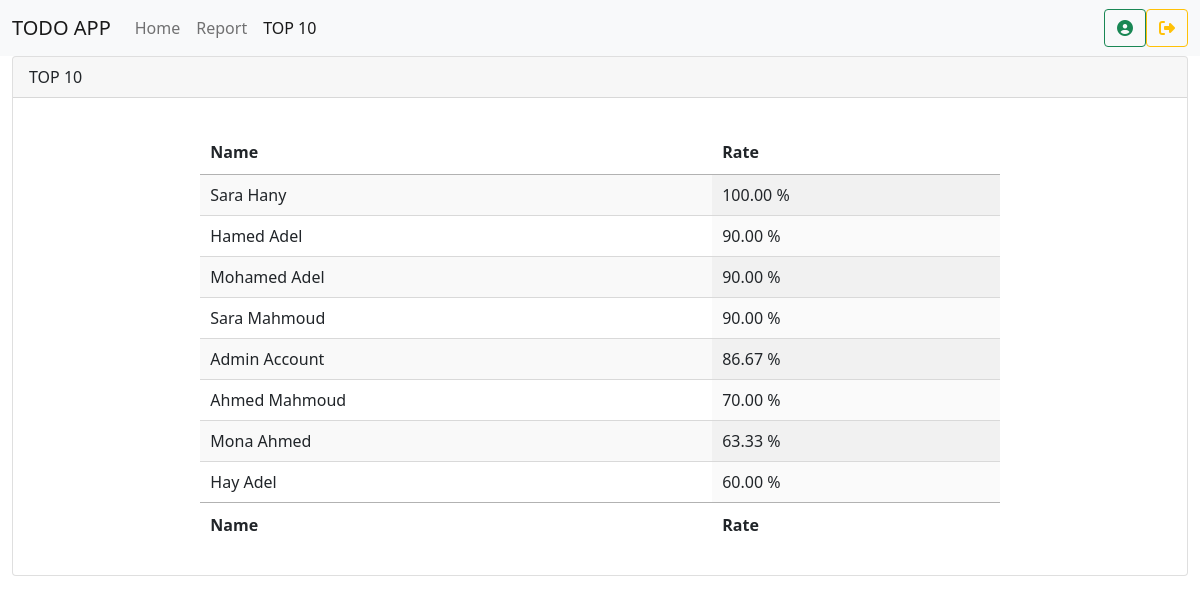
The page /topusers/ on the database its author committed.
### todo/models.py (models this page shows, shortened)
class UserProfile(models.Model):
    user = models.OneToOneField(User, on_delete=models.CASCADE)
    profile_img = models.ImageField(upload_to=profile_img,null=True, blank=True)
    membership_day = models.CharField(default=0,max_length=2)
    membership = models.CharField(default="Normal",max_length=10)
    updated_at = models.DateTimeField(auto_now=True)
    created_at = models.DateTimeField(auto_now_add=True)
    @property
    def t_rate(self):
        get_tasks = Todo.objects.filter(user=self.user,is_finished="Yes")
        get_tasks_count = Todo.objects.filter(user=self.user,is_finished="Yes").count()
        get_tasks_count = get_tasks_count*10
        total = sum([r.rate for r in get_tasks]) / get_tasks_count * 100
        return total
    class Meta:
        verbose_name_plural = "User Profile"

class Todo(models.Model):
    user = models.ForeignKey(User , on_delete=models.CASCADE, null=True, blank=True)
    task = models.CharField(max_length=100, null=True, blank=True)
    start_date = models.DateTimeField(auto_now=False, auto_now_add=False,null=True, blank=True)
    end_date = models.DateTimeField(auto_now=False, auto_now_add=False,null=True, blank=True)
    is_finished = models.CharField(default='No',max_length=3,choices=is_finished, null=True, blank=True)
    rate = models.IntegerField(default=0,choices=rating, null=True, blank=True)
    updated_at = models.DateTimeField(auto_now=True,null=True, blank=True)
    created_at = models.DateTimeField(auto_now_add=True,null=True, blank=True)
    class Meta:
        verbose_name_plural = "Todo"

### todo/views.py (the view)
# urls.py: path('topusers/',views.HallOfFame,name="topusers"),
def HallOfFame(request):
    try:
        x = sorted(UserProfile.objects.all(),  key=lambda m: 'm.t_rate')
    except:
        x = 1
    context = {'x':x}
    return render(request,'top_users.html',context)

### todo/templates/top_users.html (shortened to what this page needs)
<!doctype html>
<html lang="en">
  <head>
    <link href="https://cdn.jsdelivr.net/npm/bootstrap@5.0.0-beta1/dist/css/bootstrap.min.css" rel="stylesheet">
    <link rel="stylesheet" href="https://cdnjs.cloudflare.com/ajax/libs/bootstrap-datepicker/1.9.0/css/bootstrap-datepicker.min.css" />
    <link rel="stylesheet" href="https://cdnjs.cloudflare.com/ajax/libs/jquery-datetimepicker/2.5.20/jquery.datetimepicker.min.css" />
    <link rel="stylesheet" type="text/css" href="https://cdn.datatables.net/1.10.22/css/jquery.dataTables.css">
  </head>
  <body>
    <nav class="navbar navbar-expand-lg navbar-light bg-light">
      <div class="container-fluid">
        <a class="navbar-brand" href="#">TODO APP</a>
        <div class="collapse navbar-collapse" id="navbarTogglerDemo02">
          <ul class="navbar-nav me-auto mb-2 mb-lg-0">
            <li class="nav-item">
              <a class="nav-link" aria-current="page" href="{% url 'todo:task-list' %}">Home</a>
            </li>
            <li class="nav-item">
              <a class="nav-link" href="{% url 'todo:rep' %}">Report</a>
            </li>
            <li class="nav-item">
              <a class="nav-link active" href="#">TOP 10</a>
            </li>
          </ul>
          <form class="d-flex">
            <a href="{% url 'todo:profile' %}" class="btn btn-outline-success" type="submit"><i class="fas fa-user-circle"></i></a>
            <a href="{% url 'todo:logout' %}" class="btn btn-outline-warning" type="submit"><i class="fas fa-sign-out-alt"></i></a>
          </form>
        </div>
      </div>
    </nav>
        <div class="container-fluid">
            <div class="card">
                <div class="card-header">
                  TOP 10
                </div>
                <div class="card-body">
                  <p class="card-text">
                    <div class="row">
                      <table id="top" class="display" style="width:70%">
                        <thead>
                            <tr>
                                <th>Name</th>
                                <th>Rate</th>
                            </tr>
                        </thead>
                        <tbody>
                          {% for i in x %}
                            <tr>
                                <td>{{i.user.first_name}} {{i.user.last_name}}</td>
                                {% if i.t_rate > 0 %}
                                  <td>{{i.t_rate | floatformat:2}} %</td>
                                {% endif %}
                            </tr>
                            {% endfor %}
                        </tbody>
                        <tfoot>
                            <tr>
                                <th>Name</th>
                                <th>Rate</th>
                            </tr>
                        </tfoot>
                    </table>
                    </div>
                  </p>
                </div>
              </div>
        </div>
  </body>
</html>

### rows shown on the page
UserProfile: user.first_name "Hamed", user.last_name "Adel", t_rate "90.00"
UserProfile: user.first_name "Admin", user.last_name "Account", t_rate "86.67"
UserProfile: user.first_name "Hay", user.last_name "Adel", t_rate "60.00"
UserProfile: user.first_name "Mohamed", user.last_name "Adel", t_rate "90.00"
UserProfile: user.first_name "Mona", user.last_name "Ahmed", t_rate "63.33"
UserProfile: user.first_name "Sara", user.last_name "Mahmoud", t_rate "90.00"
UserProfile: user.first_name "Ahmed", user.last_name "Mahmoud", t_rate "70.00"
UserProfile: user.first_name "Sara", user.last_name "Hany", t_rate "100.00"
